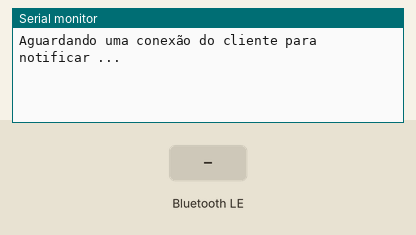
Simulated run of this sketch. Board: ESP32. On the bench: the last lines printed to the serial monitor. The inputs (shaded band) are chosen by the test bench. Nothing arrives over Bluetooth unless stated; a phone connects over Bluetooth LE 3 s after start.

Above: at 1.2 s.
1.3 s: Bluetooth LE write "1" received
At 1.8 s:
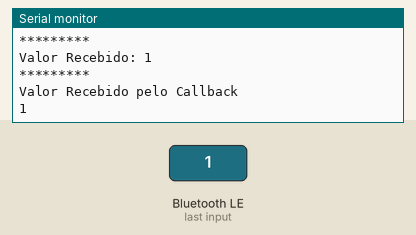
2.8 s: Bluetooth LE write "0" received
At 2.98 s:
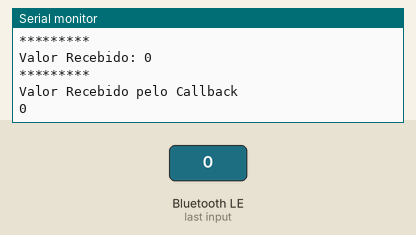
4.5 s: Bluetooth LE write "2" received
At 4.83 s:
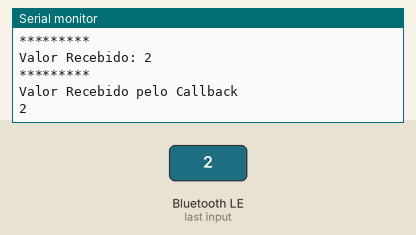

Measured:
- after the input at 1.3 s, the serial monitor: prints a new line after 0.05 s (image 1)
- after the input at 2.8 s, the serial monitor: prints a new line after 0.05 s (image 2)
- after the input at 4.5 s, the serial monitor: prints a new line after 0.05 s (image 3)

The sketch:

BLE_Example.ino
```cpp
/*
    Baseado no exemplo de Neil Kolban para a IDF: https://github.com/nkolban/esp32-snippets/blob/master/cpp_utils/tests/BLE%20Tests/SampleNotify.cpp

   Portado para o Arduino ESP32 por Renan Tesch

   Crie um servidor BLE que, assim que receber uma conexão, enviará notificações periódicas em formato JSON.
   O serviço é puclicado como: 6E400001-B5A3-F393-E0A9-E50E24DCCA9E
   Tem uma característica de: 6E400002-B5A3-F393-E0A9-E50E24DCCA9E - usada para receber dados com "WRITE"
   Tem uma característica de: 6E400003-B5A3-F393-E0A9-E50E24DCCA9E - usada para enviar dados com "NOTIFY"

   O design da criação do servidor BLE é:
   1. Crie um servidor BLE
   2. Crie um serviço BLE
   3. Crie uma característica BLE no serviço
   4. Crie um descritor BLE na característica
   5. Inicie o serviço.
   6. Comece a anunciar.

  Neste exemplo, rxValue são os dados recebidos (acessíveis apenas dentro do Metodo onWrite).
   E os dados a serem enviados, neste exemplo usa o metodo (BLE->SendString(String Value), apenas um byte incrementado a cada segundo.
*/

#include "BLE_Class.h"
#define TIME_ENVIO_BLE 1000

BLEClass* BLE_Class;

String ConteudoAntigo;
int Cont = 0;
unsigned long TimeBLE = 0;

void setup() {
  Serial.begin(115200);

  BLE_Class =  new BLEClass();

}

void loop() {
  if (millis() - TimeBLE > TIME_ENVIO_BLE  && BLE_Class->RetornaConexao()){
    String StringBLE = "{Contador:";
    StringBLE += "\"";
    StringBLE += Cont;
    StringBLE += "\"}";
    Cont ++;
    Serial.println("Valor Enviado no LOOP");
    Serial.println(StringBLE);
    BLE_Class->Loop(StringBLE);
    TimeBLE = millis();
  }


  if (ConteudoAntigo != BLE_Class->RetornaString()){
    ConteudoAntigo = BLE_Class->RetornaString();
    Serial.println("Valor Recebido pelo Callback");
    Serial.println(ConteudoAntigo);
  }
}
```

BLE_Class.cpp
```cpp
#include "BLE_Class.h"

bool deviceConnected = false;
String ConteudoCallback  = "";

BLEClass::BLEClass(){

  BLEDevice::init("UART Service");

// Cria o servidor BLE
  ServerBLE = BLEDevice::createServer();

  MyServerCallbacks* CallSever = new MyServerCallbacks();

  ServerBLE->setCallbacks(CallSever);

// Cria o serviço BLE
  ServiceBLE = ServerBLE->createService(SERVICE_UUID);
// Cria uma característica BLE
  TxCharacteristicBLE = ServiceBLE->createCharacteristic(
                    CHARACTERISTIC_UUID_TX,
                    BLECharacteristic::PROPERTY_NOTIFY
                  );

  TxCharacteristicBLE->addDescriptor(new BLE2902());

  RxCharacteristicBLE = ServiceBLE->createCharacteristic(
                       CHARACTERISTIC_UUID_RX,
                      BLECharacteristic::PROPERTY_WRITE
                    );

  RxCharacteristicBLE->setCallbacks(new MyCallbacks());

  //Iniciando o Serviço BLE
  ServiceBLE->start();

  // Inicia a descoberta por outros dispositivos
  ServerBLE->getAdvertising()->start();
  Serial.println("Aguardando uma conexão do cliente para notificar ...");

}
void BLEClass::SendString(String Value){

    char DataString[16];
    strlcpy(DataString, Value.c_str(), sizeof(DataString));

    TxCharacteristicBLE->setValue(DataString);

    TxCharacteristicBLE->notify(); // Envia o valor para o aplicativo!

    Serial.print("*** Dado enviado: ");
    Serial.print(DataString);
    Serial.println(" ***");
}
String BLEClass::RetornaString(){
  return ConteudoCallback;
}
bool BLEClass::RetornaConexao(){
  return deviceConnected;
}

void BLEClass::Loop(String Value){
  if(deviceConnected){
    this->SendString(Value);
  }

}
MyServerCallbacks::MyServerCallbacks(){

}
MyCallbacks::MyCallbacks(){

}

void MyServerCallbacks::onConnect(BLEServer* pServer) {
       deviceConnected =  true;
      Serial.println("Dispositivo Conectado");
}

void MyServerCallbacks::onDisconnect(BLEServer* pServer) {
      deviceConnected =  false;
      Serial.println("Dispositivo Desconectado");

}

void MyCallbacks::onWrite(BLECharacteristic *pCharacteristic) {
      std::string rxValue = pCharacteristic->getValue();
      ConteudoCallback = rxValue.c_str();
      if (rxValue.length() > 0) {
        Serial.println("*********");
        Serial.print("Valor Recebido: ");
        for (int i = 0; i < rxValue.length(); i++)
          Serial.print(rxValue[i]);

        Serial.println();
        Serial.println("*********");
  }
}
```

BLE_Class.h
```cpp
#ifndef BLE_CLASS_H
#define BLE_CLASS_H

#include <Arduino.h>
#include <ArduinoJson.h>
#include <BLEDevice.h>
#include <BLEServer.h>
#include <BLEUtils.h>
#include <BLE2902.h>
#include <iostream>
#include <string>

#define SERVICE_UUID           "6E400001-B5A3-F393-E0A9-E50E24DCCA9E" // UART service UUID
#define CHARACTERISTIC_UUID_RX "6E400002-B5A3-F393-E0A9-E50E24DCCA9E"
#define CHARACTERISTIC_UUID_TX "6E400003-B5A3-F393-E0A9-E50E24DCCA9E"

using namespace std;

class BLEClass{
  public:
  BLEServer *ServerBLE;
  BLEService *ServiceBLE;
  BLECharacteristic * TxCharacteristicBLE;
  BLECharacteristic * RxCharacteristicBLE;
  BLEClass();
  void Loop(String);
  void SendString(String);
  String RetornaString();
  bool RetornaConexao();

};


class MyServerCallbacks: public BLEServerCallbacks {
    public:

    BLEServer *pServer = NULL;
    BLEClass* BLE_Class;

    MyServerCallbacks();


    void onConnect(BLEServer* pServer);

    void onDisconnect(BLEServer* pServer);

};

class MyCallbacks: public BLECharacteristicCallbacks {
    public:
    BLECharacteristic *pTxCharacteristic;
    MyCallbacks();

    void onWrite(BLECharacteristic *pCharacteristic);
};

#endif
```
